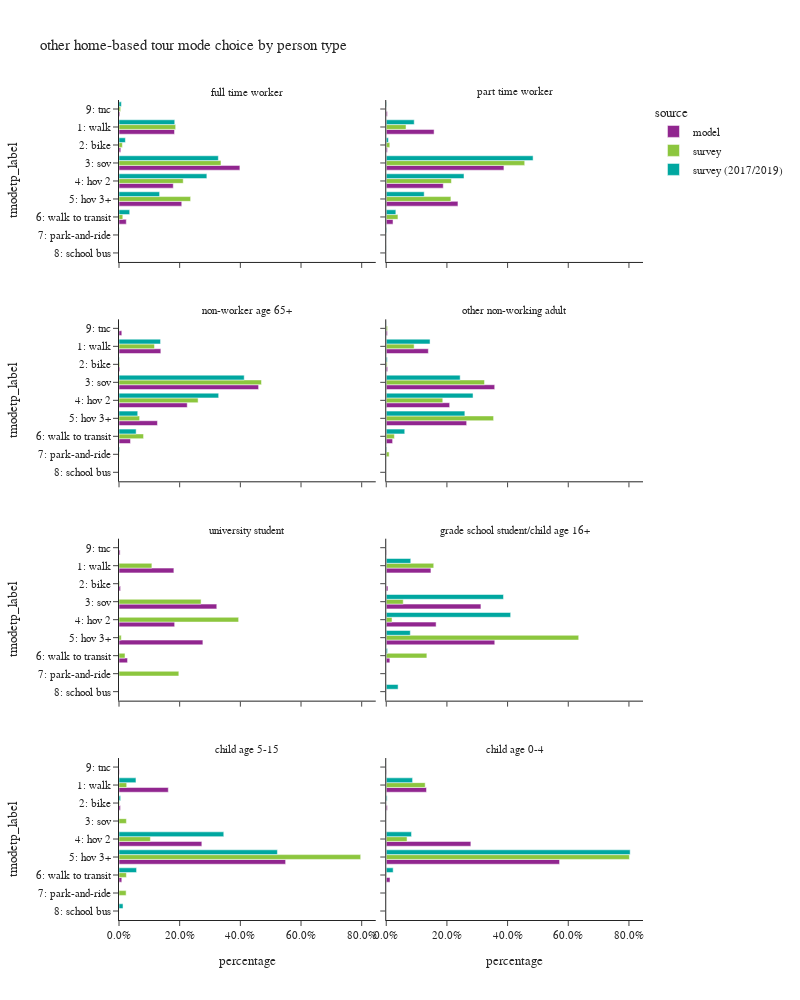

Notebook code for this chart:
### Code cell
plot_mode_choice(hb_tour,"pptyp_label",
                 {"pptyp_label":["full time worker","part time worker","non-worker age 65+","other non-working adult",
                                 "university student","grade school student/child age 16+","child age 5-15","child age 0-4"],
                  "tmodetp_label":["1: walk","2: bike","3: sov","4: hov 2","5: hov 3+","6: walk to transit",
                                   "7: park-and-ride","8: school bus","9: other–survey only"]},
                 "person type",2,1000)

### Figure 1 — Plotly figure (JSON) as saved in the notebook; plotly's stock layout.template omitted (floating-point values rounded to 4 significant figures)
{"data": [{"alignmentgroup": "True", "customdata": [[17466], [564], [38030], [17077], [19741], [2292], [274]], "hovertemplate": "source=model<br>pptyp_label=full time worker<br>percentage=%{x}<br>tmodetp_label=%{y}<br>sample count=%{customdata[0]}<extra></extra>", "legendgroup": "model", "marker": {"color": "#91268F", "pattern": {"shape": ""}}, "name": "model", "offsetgroup": "model", "orientation": "h", "showlegend": true, "textposition": "auto", "type": "bar", "x": [0.183, 0.005909, 0.3985, 0.1789, 0.2068, 0.02401, 0.002871], "xaxis": "x7", "y": ["1: walk", "2: bike", "3: sov", "4: hov 2", "5: hov 3+", "6: walk to transit", "9: tnc"], "yaxis": "y7"}, {"alignmentgroup": "True", "customdata": [[4900], [119], [12049], [5839], [7343], [695], [115]], "hovertemplate": "source=model<br>pptyp_label=part time worker<br>percentage=%{x}<br>tmodetp_label=%{y}<br>sample count=%{customdata[0]}<extra></extra>", "legendgroup": "model", "marker": {"color": "#91268F", "pattern": {"shape": ""}}, "name": "model", "offsetgroup": "model", "orientation": "h", "showlegend": false, "textposition": "auto", "type": "bar", "x": [0.1578, 0.003831, 0.3879, 0.188, 0.2364, 0.02238, 0.003703], "xaxis": "x8", "y": ["1: walk", "2: bike", "3: sov", "4: hov 2", "5: hov 3+", "6: walk to transit", "9: tnc"], "yaxis": "y8"}, {"alignmentgroup": "True", "customdata": [[9101], [198], [30363], [14843], [8365], [2504], [610]], "hovertemplate": "source=model<br>pptyp_label=non-worker age 65+<br>percentage=%{x}<br>tmodetp_label=%{y}<br>sample count=%{customdata[0]}<extra></extra>", "legendgroup": "model", "marker": {"color": "#91268F", "pattern": {"shape": ""}}, "name": "model", "offsetgroup": "model", "orientation": "h", "showlegend": false, "textposition": "auto", "type": "bar", "x": [0.1379, 0.003001, 0.4602, 0.2249, 0.1268, 0.03795, 0.009245], "xaxis": "x5", "y": ["1: walk", "2: bike", "3: sov", "4: hov 2", "5: hov 3+", "6: walk to transit", "9: tnc"], "yaxis": "y5"}, {"alignmentgroup": "True", "customdata": [[8763], [293], [22570], [13198], [16731], [1323], [248]], "hovertemplate": "source=model<br>pptyp_label=other non-working adult<br>percentage=%{x}<br>tmodetp_label=%{y}<br>sample count=%{customdata[0]}<extra></extra>", "legendgroup": "model", "marker": {"color": "#91268F", "pattern": {"shape": ""}}, "name": "model", "offsetgroup": "model", "orientation": "h", "showlegend": false, "textposition": "auto", "type": "bar", "x": [0.1388, 0.004642, 0.3575, 0.2091, 0.265, 0.02096, 0.003929], "xaxis": "x6", "y": ["1: walk", "2: bike", "3: sov", "4: hov 2", "5: hov 3+", "6: walk to transit", "9: tnc"], "yaxis": "y6"}, {"alignmentgroup": "True", "customdata": [[1946], [55], [3468], [1974], [2975], [303], [39]], "hovertemplate": "source=model<br>pptyp_label=university student<br>percentage=%{x}<br>tmodetp_label=%{y}<br>sample count=%{customdata[0]}<extra></extra>", "legendgroup": "model", "marker": {"color": "#91268F", "pattern": {"shape": ""}}, "name": "model", "offsetgroup": "model", "orientation": "h", "showlegend": false, "textposition": "auto", "type": "bar", "x": [0.1809, 0.005112, 0.3223, 0.1835, 0.2765, 0.02816, 0.003625], "xaxis": "x3", "y": ["1: walk", "2: bike", "3: sov", "4: hov 2", "5: hov 3+", "6: walk to transit", "9: tnc"], "yaxis": "y3"}, {"alignmentgroup": "True", "customdata": [[742], [28], [1572], [828], [1802], [60], [5]], "hovertemplate": "source=model<br>pptyp_label=grade school student/child age 16+<br>percentage=%{x}<br>tmodetp_label=%{y}<br>sample count=%{customdata[0]}<extra></extra>", "legendgroup": "model", "marker": {"color": "#91268F", "pattern": {"shape": ""}}, "name": "model", "offsetgroup": "model", "orientation": "h", "showlegend": false, "textposition": "auto", "type": "bar", "x": [0.1473, 0.005559, 0.3121, 0.1644, 0.3578, 0.01191, 0.0009927], "xaxis": "x4", "y": ["1: walk", "2: bike", "3: sov", "4: hov 2", "5: hov 3+", "6: walk to transit", "9: tnc"], "yaxis": "y4"}, {"alignmentgroup": "True", "customdata": [[4845], [142], [8140], [16371], [276], [34]], "hovertemplate": "source=model<br>pptyp_label=child age 5-15<br>percentage=%{x}<br>tmodetp_label=%{y}<br>sample count=%{customdata[0]}<extra></extra>", "legendgroup": "model", "marker": {"color": "#91268F", "pattern": {"shape": ""}}, "name": "model", "offsetgroup": "model", "orientation": "h", "showlegend": false, "textposition": "auto", "type": "bar", "x": [0.1625, 0.004764, 0.2731, 0.5492, 0.009259, 0.001141], "xaxis": "x", "y": ["1: walk", "2: bike", "4: hov 2", "5: hov 3+", "6: walk to transit", "9: tnc"], "yaxis": "y"}, {"alignmentgroup": "True", "customdata": [[2700], [75], [5677], [11627], [252], [20]], "hovertemplate": "source=model<br>pptyp_label=child age 0-4<br>percentage=%{x}<br>tmodetp_label=%{y}<br>sample count=%{customdata[0]}<extra></extra>", "legendgroup": "model", "marker": {"color": "#91268F", "pattern": {"shape": ""}}, "name": "model", "offsetgroup": "model", "orientation": "h", "showlegend": false, "textposition": "auto", "type": "bar", "x": [0.1327, 0.003685, 0.279, 0.5713, 0.01238, 0.0009828], "xaxis": "x2", "y": ["1: walk", "2: bike", "4: hov 2", "5: hov 3+", "6: walk to transit", "9: tnc"], "yaxis": "y2"}, {"alignmentgroup": "True", "customdata": [[451], [44], [450], [264], [144], [48], [2], [13]], "hovertemplate": "source=survey<br>pptyp_label=full time worker<br>percentage=%{x}<br>tmodetp_label=%{y}<br>sample count=%{customdata[0]}<extra></extra>", "legendgroup": "survey", "marker": {"color": "#8CC63E", "pattern": {"shape": ""}}, "name": "survey", "offsetgroup": "survey", "orientation": "h", "showlegend": true, "textposition": "auto", "type": "bar", "x": [0.1868, 0.01107, 0.3361, 0.2117, 0.236, 0.01253, 0.0002603, 0.005471], "xaxis": "x7", "y": ["1: walk", "2: bike", "3: sov", "4: hov 2", "5: hov 3+", "6: walk to transit", "7: park-and-ride", "9: tnc"], "yaxis": "y7"}, {"alignmentgroup": "True", "customdata": [[85], [15], [178], [86], [48], [36]], "hovertemplate": "source=survey<br>pptyp_label=part time worker<br>percentage=%{x}<br>tmodetp_label=%{y}<br>sample count=%{customdata[0]}<extra></extra>", "legendgroup": "survey", "marker": {"color": "#8CC63E", "pattern": {"shape": ""}}, "name": "survey", "offsetgroup": "survey", "orientation": "h", "showlegend": false, "textposition": "auto", "type": "bar", "x": [0.06519, 0.01172, 0.4564, 0.2149, 0.2131, 0.03861], "xaxis": "x8", "y": ["1: walk", "2: bike", "3: sov", "4: hov 2", "5: hov 3+", "6: walk to transit"], "yaxis": "y8"}, {"alignmentgroup": "True", "customdata": [[147], [7], [404], [242], [51], [55], [4], [1]], "hovertemplate": "source=survey<br>pptyp_label=non-worker age 65+<br>percentage=%{x}<br>tmodetp_label=%{y}<br>sample count=%{customdata[0]}<extra></extra>", "legendgroup": "survey", "marker": {"color": "#8CC63E", "pattern": {"shape": ""}}, "name": "survey", "offsetgroup": "survey", "orientation": "h", "showlegend": false, "textposition": "auto", "type": "bar", "x": [0.117, 0.00246, 0.4698, 0.2608, 0.06799, 0.08092, 0.0007112, 0.0003549], "xaxis": "x5", "y": ["1: walk", "2: bike", "3: sov", "4: hov 2", "5: hov 3+", "6: walk to transit", "7: park-and-ride", "9: tnc"], "yaxis": "y5"}, {"alignmentgroup": "True", "customdata": [[157], [16], [257], [147], [89], [47], [5], [5]], "hovertemplate": "source=survey<br>pptyp_label=other non-working adult<br>percentage=%{x}<br>tmodetp_label=%{y}<br>sample count=%{customdata[0]}<extra></extra>", "legendgroup": "survey", "marker": {"color": "#8CC63E", "pattern": {"shape": ""}}, "name": "survey", "offsetgroup": "survey", "orientation": "h", "showlegend": false, "textposition": "auto", "type": "bar", "x": [0.09194, 0.003053, 0.324, 0.1864, 0.3539, 0.0269, 0.009547, 0.004358], "xaxis": "x6", "y": ["1: walk", "2: bike", "3: sov", "4: hov 2", "5: hov 3+", "6: walk to transit", "7: park-and-ride", "9: tnc"], "yaxis": "y6"}, {"alignmentgroup": "True", "customdata": [[41], [2], [22], [13], [4], [7], [3]], "hovertemplate": "source=survey<br>pptyp_label=university student<br>percentage=%{x}<br>tmodetp_label=%{y}<br>sample count=%{customdata[0]}<extra></extra>", "legendgroup": "survey", "marker": {"color": "#8CC63E", "pattern": {"shape": ""}}, "name": "survey", "offsetgroup": "survey", "orientation": "h", "showlegend": false, "textposition": "auto", "type": "bar", "x": [0.1084, 0.002206, 0.2705, 0.3944, 0.007448, 0.01977, 0.1972], "xaxis": "x3", "y": ["1: walk", "2: bike", "3: sov", "4: hov 2", "5: hov 3+", "6: walk to transit", "7: park-and-ride"], "yaxis": "y3"}, {"alignmentgroup": "True", "customdata": [[1], [3], [3], [9], [2]], "hovertemplate": "source=survey<br>pptyp_label=grade school student/child age 16+<br>percentage=%{x}<br>tmodetp_label=%{y}<br>sample count=%{customdata[0]}<extra></extra>", "legendgroup": "survey", "marker": {"color": "#8CC63E", "pattern": {"shape": ""}}, "name": "survey", "offsetgroup": "survey", "orientation": "h", "showlegend": false, "textposition": "auto", "type": "bar", "x": [0.1565, 0.056, 0.0191, 0.6344, 0.1339], "xaxis": "x4", "y": ["1: walk", "3: sov", "4: hov 2", "5: hov 3+", "6: walk to transit"], "yaxis": "y4"}, {"alignmentgroup": "True", "customdata": [[8], [3], [1], [41], [96], [4], [1], [2]], "hovertemplate": "source=survey<br>pptyp_label=child age 5-15<br>percentage=%{x}<br>tmodetp_label=%{y}<br>sample count=%{customdata[0]}<extra></extra>", "legendgroup": "survey", "marker": {"color": "#8CC63E", "pattern": {"shape": ""}}, "name": "survey", "offsetgroup": "survey", "orientation": "h", "showlegend": false, "textposition": "auto", "type": "bar", "x": [0.0254, 0.001926, 0.0244, 0.1035, 0.7967, 0.0244, 0.02346, 0.000267], "xaxis": "x", "y": ["1: walk", "2: bike", "3: sov", "4: hov 2", "5: hov 3+", "6: walk to transit", "7: park-and-ride", "8: school bus"], "yaxis": "y"}, {"alignmentgroup": "True", "customdata": [[24], [14], [65], [1], [1]], "hovertemplate": "source=survey<br>pptyp_label=child age 0-4<br>percentage=%{x}<br>tmodetp_label=%{y}<br>sample count=%{customdata[0]}<extra></extra>", "legendgroup": "survey", "marker": {"color": "#8CC63E", "pattern": {"shape": ""}}, "name": "survey", "offsetgroup": "survey", "orientation": "h", "showlegend": false, "textposition": "auto", "type": "bar", "x": [0.1283, 0.06863, 0.8015, 0.001273, 0.0002254], "xaxis": "x2", "y": ["1: walk", "4: hov 2", "5: hov 3+", "6: walk to transit", "7: park-and-ride"], "yaxis": "y2"}, {"alignmentgroup": "True", "customdata": [[892], [49], [686], [513], [194], [165], [7], [1], [43]], "hovertemplate": "source=survey (2017/2019)<br>pptyp_label=full time worker<br>percentage=%{x}<br>tmodetp_label=%{y}<br>sample count=%{customdata[0]}<extra></extra>", "legendgroup": "survey (2017/2019)", "marker": {"color": "#00A7A0", "pattern": {"shape": ""}}, "name": "survey (2017/2019)", "offsetgroup": "survey (2017/2019)", "orientation": "h", "showlegend": true, "textposition": "auto", "type": "bar", "x": [0.1838, 0.02102, 0.3275, 0.2896, 0.1338, 0.03528, 0.0009356, 0.0001315, 0.007891], "xaxis": "x7", "y": ["1: walk", "2: bike", "3: sov", "4: hov 2", "5: hov 3+", "6: walk to transit", "7: park-and-ride", "8: school bus", "9: tnc"], "yaxis": "y7"}, {"alignmentgroup": "True", "customdata": [[254], [16], [288], [193], [103], [75], [2], [2], [6]], "hovertemplate": "source=survey (2017/2019)<br>pptyp_label=part time worker<br>percentage=%{x}<br>tmodetp_label=%{y}<br>sample count=%{customdata[0]}<extra></extra>", "legendgroup": "survey (2017/2019)", "marker": {"color": "#00A7A0", "pattern": {"shape": ""}}, "name": "survey (2017/2019)", "offsetgroup": "survey (2017/2019)", "orientation": "h", "showlegend": false, "textposition": "auto", "type": "bar", "x": [0.09226, 0.007052, 0.4841, 0.2563, 0.1251, 0.03164, 0.001712, 0.0003946, 0.001448], "xaxis": "x8", "y": ["1: walk", "2: bike", "3: sov", "4: hov 2", "5: hov 3+", "6: walk to transit", "7: park-and-ride", "8: school bus", "9: tnc"], "yaxis": "y8"}, {"alignmentgroup": "True", "customdata": [[300], [16], [571], [349], [71], [124], [9], [3]], "hovertemplate": "source=survey (2017/2019)<br>pptyp_label=non-worker age 65+<br>percentage=%{x}<br>tmodetp_label=%{y}<br>sample count=%{customdata[0]}<extra></extra>", "legendgroup": "survey (2017/2019)", "marker": {"color": "#00A7A0", "pattern": {"shape": ""}}, "name": "survey (2017/2019)", "offsetgroup": "survey (2017/2019)", "orientation": "h", "showlegend": false, "textposition": "auto", "type": "bar", "x": [0.137, 0.001419, 0.4128, 0.3285, 0.06171, 0.05647, 0.002085, 6.64e-05], "xaxis": "x5", "y": ["1: walk", "2: bike", "3: sov", "4: hov 2", "5: hov 3+", "6: walk to transit", "7: park-and-ride", "9: tnc"], "yaxis": "y5"}, {"alignmentgroup": "True", "customdata": [[342], [20], [348], [271], [154], [150], [4], [13]], "hovertemplate": "source=survey (2017/2019)<br>pptyp_label=other non-working adult<br>percentage=%{x}<br>tmodetp_label=%{y}<br>sample count=%{customdata[0]}<extra></extra>", "legendgroup": "survey (2017/2019)", "marker": {"color": "#00A7A0", "pattern": {"shape": ""}}, "name": "survey (2017/2019)", "offsetgroup": "survey (2017/2019)", "orientation": "h", "showlegend": false, "textposition": "auto", "type": "bar", "x": [0.1444, 0.00344, 0.2437, 0.2861, 0.2591, 0.06098, 0.001694, 0.0005221], "xaxis": "x6", "y": ["1: walk", "2: bike", "3: sov", "4: hov 2", "5: hov 3+", "6: walk to transit", "7: park-and-ride", "9: tnc"], "yaxis": "y6"}, {"alignmentgroup": "True", "customdata": [[9], [13], [25], [6], [4], [2]], "hovertemplate": "source=survey (2017/2019)<br>pptyp_label=grade school student/child age 16+<br>percentage=%{x}<br>tmodetp_label=%{y}<br>sample count=%{customdata[0]}<extra></extra>", "legendgroup": "survey (2017/2019)", "marker": {"color": "#00A7A0", "pattern": {"shape": ""}}, "name": "survey (2017/2019)", "offsetgroup": "survey (2017/2019)", "orientation": "h", "showlegend": false, "textposition": "auto", "type": "bar", "x": [0.0808, 0.3865, 0.4101, 0.07933, 0.004154, 0.0391], "xaxis": "x4", "y": ["1: walk", "3: sov", "4: hov 2", "5: hov 3+", "6: walk to transit", "8: school bus"], "yaxis": "y4"}, {"alignmentgroup": "True", "customdata": [[34], [4], [68], [149], [10], [7]], "hovertemplate": "source=survey (2017/2019)<br>pptyp_label=child age 5-15<br>percentage=%{x}<br>tmodetp_label=%{y}<br>sample count=%{customdata[0]}<extra></extra>", "legendgroup": "survey (2017/2019)", "marker": {"color": "#00A7A0", "pattern": {"shape": ""}}, "name": "survey (2017/2019)", "offsetgroup": "survey (2017/2019)", "orientation": "h", "showlegend": false, "textposition": "auto", "type": "bar", "x": [0.0559, 0.005335, 0.3453, 0.5222, 0.05793, 0.01329], "xaxis": "x", "y": ["1: walk", "2: bike", "4: hov 2", "5: hov 3+", "6: walk to transit", "8: school bus"], "yaxis": "y"}, {"alignmentgroup": "True", "customdata": [[74], [8], [79], [187], [11]], "hovertemplate": "source=survey (2017/2019)<br>pptyp_label=child age 0-4<br>percentage=%{x}<br>tmodetp_label=%{y}<br>sample count=%{customdata[0]}<extra></extra>", "legendgroup": "survey (2017/2019)", "marker": {"color": "#00A7A0", "pattern": {"shape": ""}}, "name": "survey (2017/2019)", "offsetgroup": "survey (2017/2019)", "orientation": "h", "showlegend": false, "textposition": "auto", "type": "bar", "x": [0.08684, 0.002919, 0.08335, 0.804, 0.02285], "xaxis": "x2", "y": ["1: walk", "2: bike", "4: hov 2", "5: hov 3+", "6: walk to transit"], "yaxis": "y2"}], "layout": {"annotations": [{"font": {}, "showarrow": false, "text": "child age 5-15", "x": 0.245, "xanchor": "center", "xref": "paper", "y": 0.1975, "yanchor": "bottom", "yref": "paper"}, {"font": {}, "showarrow": false, "text": "child age 0-4", "x": 0.755, "xanchor": "center", "xref": "paper", "y": 0.1975, "yanchor": "bottom", "yref": "paper"}, {"font": {}, "showarrow": false, "text": "university student", "x": 0.245, "xanchor": "center", "xref": "paper", "y": 0.465, "yanchor": "bottom", "yref": "paper"}, {"font": {}, "showarrow": false, "text": "grade school student/child age 16+", "x": 0.755, "xanchor": "center", "xref": "paper", "y": 0.465, "yanchor": "bottom", "yref": "paper"}, {"font": {}, "showarrow": false, "text": "non-worker age 65+", "x": 0.245, "xanchor": "center", "xref": "paper", "y": 0.7325, "yanchor": "bottom", "yref": "paper"}, {"font": {}, "showarrow": false, "text": "other non-working adult", "x": 0.755, "xanchor": "center", "xref": "paper", "y": 0.7325, "yanchor": "bottom", "yref": "paper"}, {"font": {}, "showarrow": false, "text": "full time worker", "x": 0.245, "xanchor": "center", "xref": "paper", "y": 1.0, "yanchor": "bottom", "yref": "paper"}, {"font": {}, "showarrow": false, "text": "part time worker", "x": 0.755, "xanchor": "center", "xref": "paper", "y": 1.0, "yanchor": "bottom", "yref": "paper"}], "barmode": "group", "height": 1000, "legend": {"title": {"text": "source"}, "tracegroupgap": 0}, "title": {"text": "other home-based tour mode choice by person type"}, "width": 800, "xaxis": {"anchor": "y", "domain": [0.0, 0.49], "tickformat": ".1%", "title": {"text": "percentage"}}, "xaxis2": {"anchor": "y2", "domain": [0.51, 1.0], "matches": "x", "tickformat": ".1%", "title": {"text": "percentage"}}, "xaxis3": {"anchor": "y3", "domain": [0.0, 0.49], "matches": "x", "showticklabels": false, "tickformat": ".1%"}, "xaxis4": {"anchor": "y4", "domain": [0.51, 1.0], "matches": "x", "showticklabels": false, "tickformat": ".1%"}, "xaxis5": {"anchor": "y5", "domain": [0.0, 0.49], "matches": "x", "showticklabels": false, "tickformat": ".1%"}, "xaxis6": {"anchor": "y6", "domain": [0.51, 1.0], "matches": "x", "showticklabels": false, "tickformat": ".1%"}, "xaxis7": {"anchor": "y7", "domain": [0.0, 0.49], "matches": "x", "showticklabels": false, "tickformat": ".1%"}, "xaxis8": {"anchor": "y8", "domain": [0.51, 1.0], "matches": "x", "showticklabels": false, "tickformat": ".1%"}, "yaxis": {"anchor": "x", "categoryarray": ["9: other–survey only", "8: school bus", "7: park-and-ride", "6: walk to transit", "5: hov 3+", "4: hov 2", "3: sov", "2: bike", "1: walk"], "categoryorder": "array", "domain": [0.0, 0.1975], "title": {"text": "tmodetp_label"}}, "yaxis2": {"anchor": "x2", "domain": [0.0, 0.1975], "matches": "y", "showticklabels": false}, "yaxis3": {"anchor": "x3", "categoryarray": ["9: other–survey only", "8: school bus", "7: park-and-ride", "6: walk to transit", "5: hov 3+", "4: hov 2", "3: sov", "2: bike", "1: walk"], "categoryorder": "array", "domain": [0.2675, 0.465], "matches": "y", "title": {"text": "tmodetp_label"}}, "yaxis4": {"anchor": "x4", "domain": [0.2675, 0.465], "matches": "y", "showticklabels": false}, "yaxis5": {"anchor": "x5", "categoryarray": ["9: other–survey only", "8: school bus", "7: park-and-ride", "6: walk to transit", "5: hov 3+", "4: hov 2", "3: sov", "2: bike", "1: walk"], "categoryorder": "array", "domain": [0.535, 0.7325], "matches": "y", "title": {"text": "tmodetp_label"}}, "yaxis6": {"anchor": "x6", "domain": [0.535, 0.7325], "matches": "y", "showticklabels": false}, "yaxis7": {"anchor": "x7", "categoryarray": ["9: other–survey only", "8: school bus", "7: park-and-ride", "6: walk to transit", "5: hov 3+", "4: hov 2", "3: sov", "2: bike", "1: walk"], "categoryorder": "array", "domain": [0.8025, 1.0], "matches": "y", "title": {"text": "tmodetp_label"}}, "yaxis8": {"anchor": "x8", "domain": [0.8025, 1.0], "matches": "y", "showticklabels": false}}}
